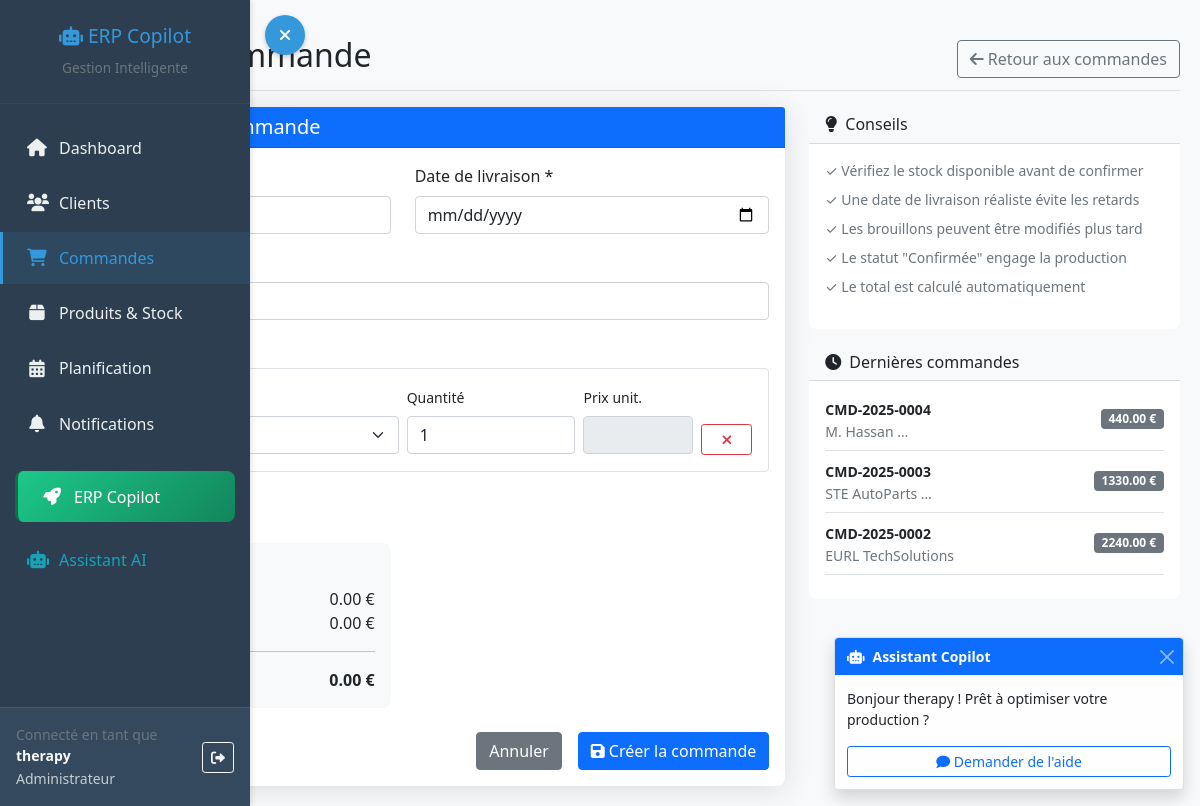
Page /orders/new/ (signed in) on the committed database.
### dashboard/models.py (models this page shows, shortened)
class CustomUser(AbstractUser):
    ROLE_CHOICES = [
        ('admin', 'Administrateur'),
        ('manager', 'Manager'),
        ('supervisor', 'Superviseur'),  # Rôle secondaire avec accès limité
        ('operator', 'Opérateur'),
    ]
    role = models.CharField(max_length=20, choices=ROLE_CHOICES, default='operator')
    phone = models.CharField(max_length=20, blank=True)

class Order(models.Model):
    STATUS_CHOICES = [
        ('draft', 'Brouillon'),
        ('confirmed', 'Confirmée'),
        ('in_production', 'En production'),
        ('shipped', 'Expédiée'),
        ('delivered', 'Livrée'),
        ('cancelled', 'Annulée'),
    ]
    order_number = models.CharField(max_length=20, unique=True)
    customer = models.ForeignKey(Customer, on_delete=models.CASCADE)
    status = models.CharField(max_length=20, choices=STATUS_CHOICES, default='draft')
    created_at = models.DateTimeField(auto_now_add=True)
    delivery_date = models.DateField()
    total_amount = models.DecimalField(max_digits=12, decimal_places=2, default=0)

class Customer(models.Model):
    name = models.CharField(max_length=100)
    email = models.EmailField()
    phone = models.CharField(max_length=20)
    address = models.TextField()
    def __str__(self):
        return self.name

### dashboard/views.py (the view)
# urls.py: path('orders/new/', views.create_order, name='create_order'),
@login_required
@role_required(['admin', 'manager', 'supervisor'])
def create_order(request):
    customer_id = request.GET.get('customer')
    initial_data = {}
    if customer_id:
        try:
            customer = Customer.objects.get(id=customer_id)
            initial_data['customer'] = customer
        except Customer.DoesNotExist:
            pass
    if request.method == 'POST':
        form = OrderForm(request.POST)
        if form.is_valid():
            order = form.save(commit=False)
            last_order = Order.objects.order_by('-id').first()
            if last_order:
                last_number = int(last_order.order_number.split('-')[-1])
                new_number = last_number + 1
            else:
                new_number = 1
            order.order_number = f"CMD-{timezone.now().year}-{new_number:04d}"
            order.save()
            products = request.POST.getlist('products')
            quantities = request.POST.getlist('quantities')
            prices = request.POST.getlist('prices')
            total_amount = 0
            for product_id, quantity, price in zip(products, quantities, prices):
                if product_id and quantity and price:
                    product = Product.objects.get(id=product_id)
                    quantity_int = int(quantity)
                    price_float = float(price)
                    OrderItem.objects.create(
                        order=order,
                        product=product,
                        quantity=quantity_int,
                        unit_price=price_float
                    )
                    total_amount += quantity_int * price_float
            order.total_amount = total_amount
            order.save()
            messages.success(request, f'Commande {order.order_number} créée avec succès!')
            return redirect('order_list')
    else:
        form = OrderForm(initial=initial_data)
    return render(request, 'dashboard/orders/create_order.html', {
        'form': form,
        'products': Product.objects.all(),
        'recent_orders': Order.objects.select_related('customer').order_by('-created_at')[:5]
    })

### templates/dashboard/orders/create_order.html (shortened to what this page needs)
{% extends 'base.html' %}
{% block content %}
<div class="d-flex justify-content-between flex-wrap flex-md-nowrap align-items-center pt-3 pb-2 mb-3 border-bottom">
    <h1 class="h2">
    </h1>
    <div class="btn-toolbar mb-2 mb-md-0">
        <a href="{% url 'order_list' %}" class="btn btn-outline-secondary">
            <i class="fas fa-arrow-left me-1"></i>Retour aux commandes
        </a>
    </div>
</div>
<div class="row">
    <div class="col-md-8">
        <div class="card shadow">
            <div class="card-header bg-primary text-white">
                <h5 class="mb-0">Informations de la commande</h5>
            </div>
            <div class="card-body">
                <form method="post">
                    <div class="row">
                        <div class="col-md-6">
                            <div class="mb-3">
                                <label class="form-label">Client *</label>
                            </div>
                        </div>
                        <div class="col-md-6">
                            <div class="mb-3">
                                <label class="form-label">Date de livraison *</label>
                                {{ form.delivery_date }}
                            </div>
                        </div>
                    </div>
                    <div class="mb-3">
                        <label class="form-label">Statut</label>
                        {{ form.status }}
                    </div>
                    <div class="mb-4">
                        <label class="form-label fw-bold">Produits de la commande</label>
                        <div id="products-section">
                            <div class="product-item border p-3 mb-3 rounded">
                                <div class="row g-2">
                                    <div class="col-md-6">
                                        <label class="form-label small">Produit</label>
                                    </div>
                                    <div class="col-md-3">
                                        <label class="form-label small">Quantité</label>
                                        <input type="number" name="quantities" class="form-control quantity-input" min="1" value="1">
                                    </div>
                                    <div class="col-md-2">
                                        <label class="form-label small">Prix unit.</label>
                                        <input type="number" name="prices" class="form-control price-input" step="0.01" min="0" readonly>
                                    </div>
                                    <div class="col-md-1">
                                        <label class="form-label small">&nbsp;</label>
                                        <button type="button" class="btn btn-outline-danger btn-sm w-100 remove-product" style="margin-top: 8px;">
                                            <i class="fas fa-times"></i>
                                        </button>
                                    </div>
                                </div>
                            </div>
                        </div>
                        <button type="button" id="add-product" class="btn btn-outline-primary btn-sm">
                        </button>
                    </div>
                    <div class="row">
                        <div class="col-md-6">
                            <div class="card bg-light">
                                <div class="card-body">
                                    <h6 class="card-title">Récapitulatif</h6>
                                    <div class="d-flex justify-content-between">
                                        <span>Sous-total:</span>
                                        <span id="subtotal">0.00 €</span>
                                    </div>
                                    <div class="d-flex justify-content-between">
                                        <span>TVA (20%):</span>
                                        <span id="tax">0.00 €</span>
                                    </div>
                                    <div class="d-flex justify-content-between fw-bold">
                                        <span>Total:</span>
                                        <span id="total">0.00 €</span>
                                    </div>
                                </div>
                            </div>
                        </div>
                    </div>
                    <div class="d-grid gap-2 d-md-flex justify-content-md-end mt-4">
                        <a href="{% url 'order_list' %}" class="btn btn-secondary me-md-2">Annuler</a>
                        <button type="submit" class="btn btn-primary">
                            <i class="fas fa-save me-1"></i>Créer la commande
                        </button>
                    </div>
                </form>
            </div>
        </div>
    </div>
    <div class="col-md-4">
        <div class="card">
            <div class="card-header bg-light">
                <h6 class="mb-0"><i class="fas fa-lightbulb me-2"></i>Conseils</h6>
            </div>
            <div class="card-body">
                <small class="text-muted">
                    <ul class="list-unstyled">
                        <li class="mb-2">✓ Vérifiez le stock disponible avant de confirmer</li>
                        <li class="mb-2">✓ Une date de livraison réaliste évite les retards</li>
                        <li class="mb-2">✓ Les brouillons peuvent être modifiés plus tard</li>
                        <li class="mb-2">✓ Le statut "Confirmée" engage la production</li>
                        <li>✓ Le total est calculé automatiquement</li>
                    </ul>
                </small>
            </div>
        </div>
        <div class="card mt-3">
            <div class="card-header bg-light">
                <h6 class="mb-0"><i class="fas fa-clock me-2"></i>Dernières commandes</h6>
            </div>
            <div class="card-body">
                {% with recent_orders=recent_orders|slice:":3" %}
                    {% if recent_orders %}
                        {% for order in recent_orders %}
                        <div class="d-flex justify-content-between align-items-center mb-2 pb-2 border-bottom">
                            <div>
                                <strong class="small">{{ order.order_number }}</strong>
                                <div class="text-muted small">{{ order.customer.name|truncatewords:2 }}</div>
                            </div>
                            <span class="badge bg-secondary small">{{ order.total_amount }} €</span>
                        </div>
                        {% endfor %}
                    {% else %}
                        <div class="text-muted small">Aucune commande récente</div>
                    {% endif %}
                {% endwith %}
            </div>
        </div>
    </div>
</div>
{% endblock %}

### templates/base.html (shortened to what this page needs)
<!DOCTYPE html>
<html lang="fr">
<head>
    <link href="https://cdn.jsdelivr.net/npm/bootstrap@5.1.3/dist/css/bootstrap.min.css" rel="stylesheet">
    <link href="https://cdnjs.cloudflare.com/ajax/libs/font-awesome/6.0.0/css/all.min.css" rel="stylesheet">
</head>
<body>
    <nav class="sidebar" id="sidebar">
        <div class="sidebar-sticky">
            <div class="sidebar-header text-center">
                <h5 class="text-primary">
                    <i class="fas fa-robot"></i> ERP Copilot
                </h5>
                <small class="text-muted">Gestion Intelligente</small>
            </div>
            <ul class="nav flex-column">
                <li class="nav-item">
                    <a class="nav-link {% if request.resolver_match.url_name == 'dashboard' %}active{% endif %}"
                    href="{% url 'dashboard' %}">
                        <i class="fas fa-home"></i>
                        Dashboard
                    </a>
                </li>
                <li class="nav-item">
                    <a class="nav-link {% if 'customers' in request.path %}active{% endif %}"
                    href="{% url 'customer_list' %}">
                        <i class="fas fa-users"></i>
                        Clients
                    </a>
                </li>
                <li class="nav-item">
                    <a class="nav-link {% if 'orders' in request.path %}active{% endif %}"
                    href="{% url 'order_list' %}">
                        <i class="fas fa-shopping-cart"></i>
                        Commandes
                    </a>
                </li>
                <li class="nav-item">
                    <a class="nav-link {% if 'products' in request.path or 'stock' in request.path %}active{% endif %}"
                    href="{% url 'product_list' %}">
                        <i class="fas fa-box"></i>
                        Produits & Stock
                    </a>
                </li>
                <li class="nav-item">
                    <a class="nav-link {% if 'planning' in request.path %}active{% endif %}"
                    href="{% url 'planning_dashboard' %}">
                        <i class="fas fa-calendar-alt"></i>
                        Planification
                    </a>
                </li>
                <li class="nav-item position-relative">
                    <a class="nav-link" href="{% url 'notifications_list' %}">
                        <i class="fas fa-bell"></i>
                        Notifications
                    </a>
                </li>
                <li class="nav-item">
                    <a class="nav-link erp-copilot" href="{% url 'erp_copilot' %}">
                        <i class="fas fa-rocket"></i>
                        ERP Copilot
                    </a>
                </li>
                <li class="nav-item">
                    <a class="nav-link text-info" href="{% url 'ai_assistant' %}">
                        <i class="fas fa-robot"></i>
                        Assistant AI
                    </a>
                </li>
            </ul>
            <div class="user-info-container">
                <div class="d-flex align-items-center">
                    <div class="flex-grow-1">
                        <small class="text-muted d-block">Connecté en tant que</small>
                        <div class="fw-bold text-light small">{{ user.username }}</div>
                        {% if user.role %}
                        <small class="text-light opacity-75">{{ user.get_role_display }}</small>
                        {% endif %}
                    </div>
                    <form method="post" action="{% url 'logout' %}" class="m-0">
                        <button type="submit" class="btn btn-sm btn-outline-light" title="Déconnexion">
                            <i class="fas fa-sign-out-alt"></i>
                        </button>
                    </form>
                </div>
            </div>
        </div>
    </nav>
    <button class="sidebar-toggle" id="sidebarToggle">
        <i class="fas fa-bars" id="toggleIcon"></i>
    </button>
    <main id="mainContent">
        {% block content %}
        {% endblock %}
    </main>
    <div class="position-fixed bottom-0 end-0 m-3" style="z-index: 1050;">
        <div class="toast show" role="alert" id="copilotToast">
            <div class="toast-header bg-primary text-white">
                <i class="fas fa-robot me-2"></i>
                <strong class="me-auto">Assistant Copilot</strong>
                <button type="button" class="btn-close btn-close-white" data-bs-dismiss="toast"></button>
            </div>
            <div class="toast-body">
                <p>Bonjour {{ user.username }} ! Prêt à optimiser votre production ?</p>
                <button class="btn btn-sm btn-outline-primary w-100" onclick="showCopilotHelp()">
                    <i class="fas fa-comment"></i> Demander de l'aide
                </button>
            </div>
        </div>
    </div>
</body>
</html>

### rows in the picture
CustomUser: username "therapy", role "Administrateur"
Order: order_number "CMD-2025-0004", customer.name "M. Hassan …", total_amount "440.00"
Order: order_number "CMD-2025-0003", customer.name "STE AutoParts …", total_amount "1330.00"
Order: order_number "CMD-2025-0002", customer.name "EURL TechSolutions", total_amount "2240.00"
